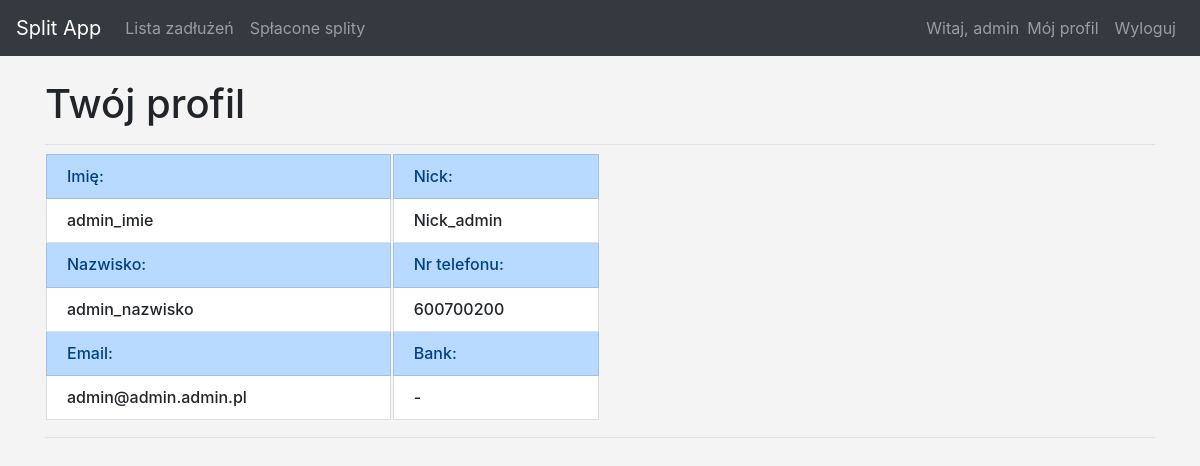
Before: /users/profile/1 (signed in) with the older database file.
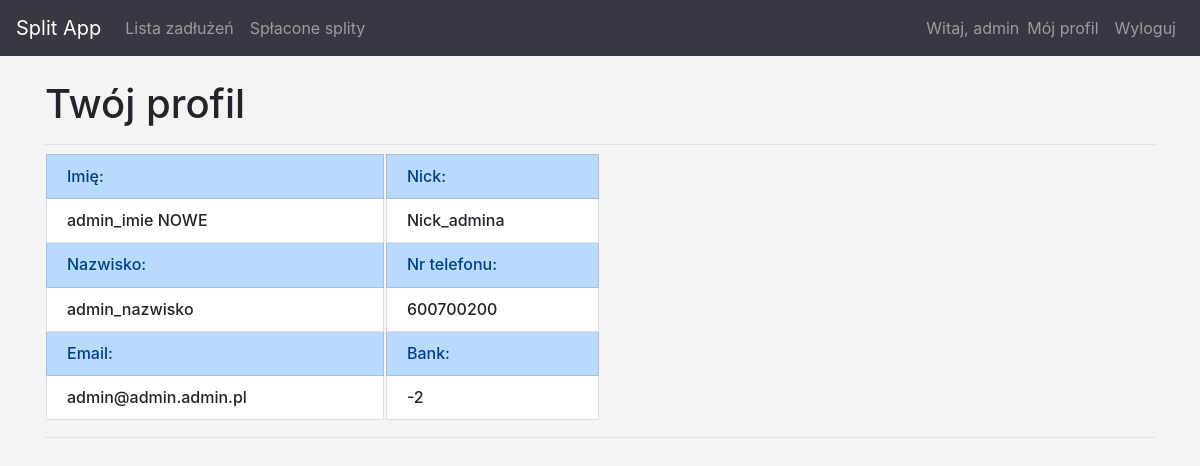
After: the same page with the newer database file.
### users/models.py (models this page shows, shortened)
class Profile(models.Model):
    user = models.OneToOneField(User, related_name="profile", on_delete=models.CASCADE, primary_key=True)
    first_name = models.CharField(max_length=20, null=False, blank=False)
    last_name = models.CharField(max_length=20, null=False, blank=False)
    nick = models.CharField(max_length=40, null=True, blank=True)
    email = models.CharField(max_length=50, null=False, blank=False)
    pass_change_force = models.BooleanField(default=True)
    phone = models.IntegerField(null=True, blank=True, unique=True)
    bank = models.CharField(default='-', max_length=255)

### users/views.py (the view)
# urls.py: path('profile/<int:user_id>', views.profile, name='profile'),
@login_required
def profile(request, user_id):
    profile_var = Profile.objects.get(user=request.user, user_id=request.user.id)
    context = {"profile": profile_var}
    return render(request, "registration/profile.html", context)

### users/templates/registration/profile.html
{% extends 'split_app/base.html' %}
{% block page_header %}
    <h1>Twój profil</h1>
{% endblock page_header %}
{% block content %}
    {% load i18n %}
    <table class="w-50">
        <th><ul class="list-group">
            <h6>
                <li class="list-group-item list-group-item-primary"> Imię: </li>
                <li class="list-group-item">{{ profile.first_name }}</li>
                <li class="list-group-item list-group-item-primary">Nazwisko:</li>
                <li class="list-group-item">{{ profile.last_name }}</li>
                <li class="list-group-item list-group-item-primary">Email:</li>
                <li class="list-group-item">{{ profile.email }}</li>
            </h6>
        </ul></th>
    <th><ul class="list-group">
            <h6>
                <li class="list-group-item list-group-item-primary">Nick:</li>
                <li class="list-group-item">{{ profile.nick}}</li>
                <li class="list-group-item list-group-item-primary">Nr telefonu:</li>
                <li class="list-group-item">{{ profile.phone}}</li>
                <li class="list-group-item list-group-item-primary">Bank:</li>
                <li class="list-group-item">{{ profile.bank}}</li>
            </h6>
        </ul></th>
    </table>
    <div class="pb-2 mb-2 border-bottom"></div>
{% endblock %}

### split_app/templates/split_app/base.html (shortened to what this page needs)
{% load bootstrap4 %}
<!DOCTYPE html>
<html lang="en">
<head>
    {% bootstrap_css %}
</head>
<body>
    <nav class="navbar navbar-expand-md navbar-dark bg-dark mb-4 border:none">
        <a class="navbar-brand" href="{% url 'split_app:index' %}">Split App</a>
            <div class="collapse navbar-collapse" id="navbarCollapse">
                <ul class="navbar-nav mr-auto">
                    <li class="nav-item">
                        <a class="nav-link" href="{% url 'split_app:Transactions' %}">Lista zadłużeń</a>
                    </li>
                    <li>
                        <a class="nav-link" href="{% url 'split_app:Transactions_archive' %}">Spłacone splity</a>
                    </li>
                </ul>
                <ul class="navbar-nav ml-auto">
                    {% if user.is_authenticated %}
                        <li class="nav-item">
                            <span class="navbar-text">Witaj, {{ user.username }}</span>
                        </li>
                        <li class="nav-item">
                            <a class="nav-link" href="{% url 'users:profile' user.id %}">Mój profil</a>
                        </li>
                        <li class="nav-item">
                            <a class="nav-link" href="{% url 'users:logout' %}">Wyloguj</a>
                        </li>
                        {% else %}
                            <li class="nav-item">
                                <a class="nav-link" href="{% url 'users:login' %}">Zaloguj się</a>
                            </li>
                    {% endif %}
                </ul>
            </div>
    </nav>
<main role="main" class="container">
    <div class="pb-2 mb-2 border-bottom">
        {% block page_header %}{% endblock page_header %}
    </div>
    <div>
        {% block content %}{% endblock content %}
    </div>
</main>
</body>
</html>

### split_app/templates/split_app/base.html (style rules this page uses)
body { background: #f4f4f4 }

Changed rows visible on the page:
changed Profile "admin_nazwisko": first_name "admin_imie" → "admin_imie NOWE"; nick "Nick_admin" → "Nick_admina"; bank "-" → "-2"
